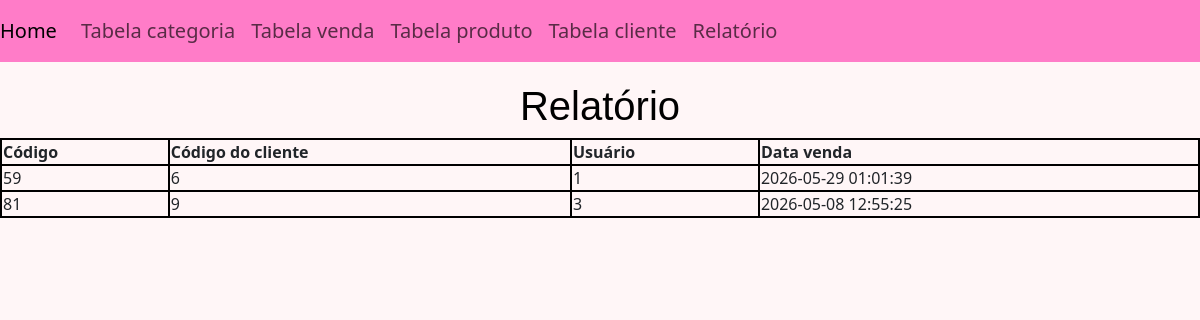
Page /relatorio.php on the committed database.
### tables this page shows
CREATE TABLE `venda` (
  `id` int(11) NOT NULL,
  `cliente_id` int(11) NOT NULL,
  `usuario_id` int(11) NOT NULL,
  `data_venda` timestamp NOT NULL DEFAULT current_timestamp()
);

### relatorio.php (the view, shortened to what this page needs)
<?php
$mysql = new mysqli(
    "localhost",
    "root",
    "",
    "loja_web3",
    3306
);
$rs = $mysql -> query("SELECT * FROM venda");
?>
<html>
    <head>
        <link href="https://cdn.jsdelivr.net/npm/bootstrap@5.3.2/dist/css/bootstrap.min.css" rel="stylesheet">
        <link rel="stylesheet" href="estilo.css">
    </head>
    <body>
        <nav class="navbar navbar-expand-lg navbar-light bg-pink">
        <a class="navbar-brand" href="index.php">Home</a>
        <div class="collapse navbar-collapse" id="navbarNavAltMarkup">
            <div class="navbar-nav">
            <a class="nav-item nav-link" href="tabelacategoria.php">Tabela categoria</a>
            <a class="nav-item nav-link" href="tabelavenda.php">Tabela venda</a>
            <a class="nav-item nav-link" href="tabelaproduto.php">Tabela produto</a>
            <a class="nav-item nav-link" href="tabelacliente.php">Tabela cliente</a>
            <a class="nav-item nav-link" href="relatorio.php">Relatório</a>
            </div>
        </div>
        </nav>
        <h1>Relatório</h1>
        <table border=1>
            <tr>
                <th>Código</th>
                <th>Código do cliente</th>
                <th>Usuário</th>
                <th>Data venda</th>
            </tr>
        <?php foreach($rs as $ln): ?>
            <?php if(date("m", strtotime($ln["data_venda"])) == date("m") && date("Y", strtotime($ln["data_venda"])) == date("Y")): ?>
                <tr>
                    <td><?=$ln["id"]?></td>
                    <td><?=$ln["cliente_id"]?></td>
                    <td><?=$ln["usuario_id"]?></td>
                    <td><?=$ln["data_venda"]?></td>
                </tr>
            <?php endif ?>
        <?php endforeach ?>
        </table>
    </body>
</html>

### estilo.css (style rules this page uses)
body { background-color: rgb(255, 246, 247); }
h1, h2, h3 { margin-top: 20px; text-align: center; color: rgb(0, 0, 0); font-family:'Lucida Sans', 'Lucida Sans Regular', 'Lucida Grande', 'Lucida Sans Unicode', Geneva, Verdana, sans-serif; }
table { border: 2px solid black; width: 100%; }
th, td { border: 2px solid black; }
.navbar { background-color: rgb(255, 124, 200); font-size: 20px; width: 100%; }

### rows in the picture
venda: id "59", cliente "6", usuario "1", data_venda "2026-05-29 01:01:39"
venda: id "81", cliente "9", usuario "3", data_venda "2026-05-08 12:55:25"
